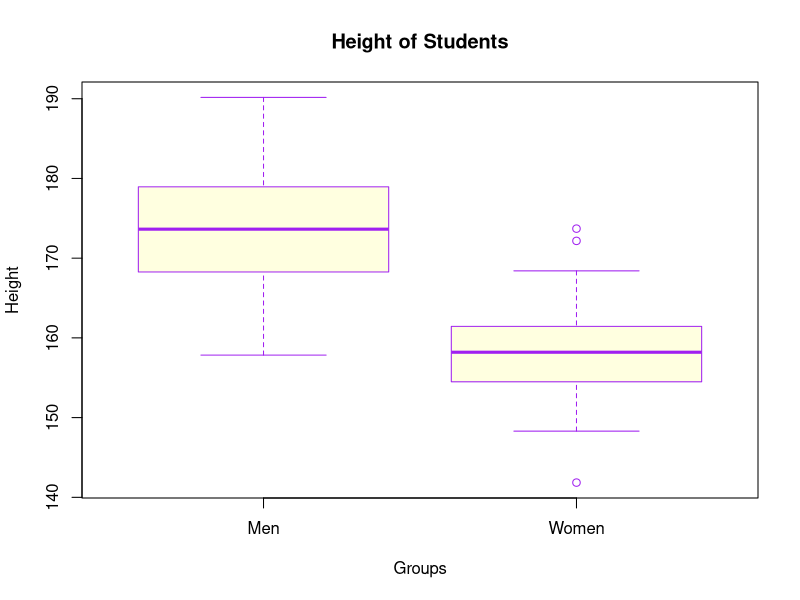

R code for this plot:
men=rnorm(45,mean=172,sd=7)
women=rnorm(55,mean=158.5,sd=6)
#print(men)
#print(women)
png("boxplot.png")
bp=boxplot(men,women,names=c("Men","Women"),
           border="purple",col="lightyellow",
           xlab="Groups",ylab="Height",main="Height of Students")
dev.off()
